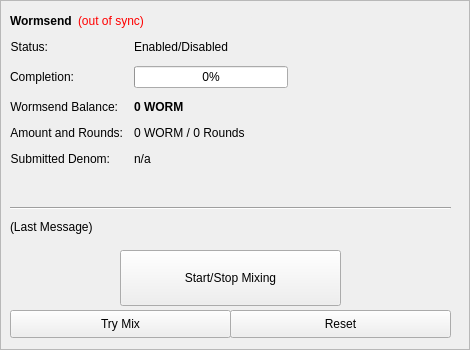
        <widget class="QFrame" name="frameDarksend">
         <property name="minimumSize">
          <size>
           <width>0</width>
           <height>350</height>
          </size>
         </property>
         <property name="layoutDirection">
          <enum>Qt::LeftToRight</enum>
         </property>
         <property name="frameShape">
          <enum>QFrame::StyledPanel</enum>
         </property>
         <property name="frameShadow">
          <enum>QFrame::Raised</enum>
         </property>
         <widget class="QWidget" name="formLayoutWidget">
          <property name="geometry">
           <rect>
            <x>10</x>
            <y>40</y>
            <width>451</width>
            <height>161</height>
           </rect>
          </property>
          <layout class="QFormLayout" name="formLayout">
           <property name="fieldGrowthPolicy">
            <enum>QFormLayout::AllNonFixedFieldsGrow</enum>
           </property>
           <property name="horizontalSpacing">
            <number>11</number>
           </property>
           <property name="verticalSpacing">
            <number>12</number>
           </property>
           <item row="0" column="0">
            <widget class="QLabel" name="darksendEnabledText">
             <property name="text">
              <string>Status:</string>
             </property>
             <property name="alignment">
              <set>Qt::AlignRight|Qt::AlignTrailing|Qt::AlignVCenter</set>
             </property>
            </widget>
           </item>
           <item row="0" column="1">
            <widget class="QLabel" name="darksendEnabled">
             <property name="text">
              <string>Enabled/Disabled</string>
             </property>
            </widget>
           </item>
           <item row="1" column="0">
            <widget class="QLabel" name="labelCompletitionText">
             <property name="text">
              <string>Completion:</string>
             </property>
             <property name="alignment">
              <set>Qt::AlignRight|Qt::AlignTrailing|Qt::AlignVCenter</set>
             </property>
            </widget>
           </item>
           <item row="1" column="1">
            <widget class="QProgressBar" name="darksendProgress">
             <property name="maximumSize">
              <size>
               <width>154</width>
               <height>16777215</height>
              </size>
             </property>
             <property name="value">
              <number>0</number>
             </property>
            </widget>
           </item>
           <item row="2" column="0">
            <widget class="QLabel" name="labelAnonymizedText">
             <property name="text">
              <string>Wormsend Balance:</string>
             </property>
             <property name="alignment">
              <set>Qt::AlignRight|Qt::AlignTrailing|Qt::AlignVCenter</set>
             </property>
            </widget>
           </item>
           <item row="2" column="1">
            <widget class="QLabel" name="labelAnonymized">
             <property name="font">
              <font>
               <weight>75</weight>
               <bold>true</bold>
              </font>
             </property>
             <property name="text">
              <string notr="true">0 WORM</string>
             </property>
            </widget>
           </item>
           <item row="3" column="0">
            <widget class="QLabel" name="labelAmountRoundsText">
             <property name="text">
              <string>Amount and Rounds:</string>
             </property>
             <property name="alignment">
              <set>Qt::AlignRight|Qt::AlignTrailing|Qt::AlignVCenter</set>
             </property>
            </widget>
           </item>
           <item row="3" column="1">
            <widget class="QLabel" name="labelAmountRounds">
             <property name="text">
              <string>0 WORM / 0 Rounds</string>
             </property>
            </widget>
           </item>
           <item row="4" column="0">
            <widget class="QLabel" name="labelSubmittedDenomText">
             <property name="text">
              <string>Submitted Denom:</string>
             </property>
             <property name="alignment">
              <set>Qt::AlignRight|Qt::AlignTrailing|Qt::AlignVCenter</set>
             </property>
            </widget>
           </item>
           <item row="4" column="1">
            <widget class="QLabel" name="labelSubmittedDenom">
             <property name="toolTip">
              <string>The denominations you submitted to the Masternode.&lt;br&gt;To mix, other users must submit the exact same denominations.</string>
             </property>
             <property name="text">
              <string>n/a</string>
             </property>
            </widget>
           </item>
          </layout>
         </widget>
         <widget class="QPushButton" name="runAutoDenom">
          <property name="geometry">
           <rect>
            <x>251</x>
            <y>17</y>
            <width>1</width>
            <height>1</height>
           </rect>
          </property>
          <property name="palette">
           <palette>
            <active>
             <colorrole role="WindowText">
              <brush brushstyle="SolidPattern">
               <color alpha="255">
                <red>0</red>
                <green>0</green>
                <blue>0</blue>
               </color>
              </brush>
             </colorrole>
             <colorrole role="Button">
              <brush brushstyle="SolidPattern">
               <color alpha="255">
                <red>239</red>
                <green>238</green>
                <blue>238</blue>
               </color>
              </brush>
             </colorrole>
             <colorrole role="Light">
              <brush brushstyle="SolidPattern">
               <color alpha="255">
                <red>255</red>
                <green>255</green>
                <blue>255</blue>
               </color>
              </brush>
             </colorrole>
             <colorrole role="Midlight">
              <brush brushstyle="SolidPattern">
               <color alpha="255">
                <red>247</red>
                <green>246</green>
                <blue>246</blue>
               </color>
              </brush>
             </colorrole>
             <colorrole role="Dark">
              <brush brushstyle="SolidPattern">
               <color alpha="255">
                <red>119</red>
                <green>119</green>
                <blue>119</blue>
               </color>
              </brush>
             </colorrole>
             <colorrole role="Mid">
              <brush brushstyle="SolidPattern">
               <color alpha="255">
                <red>159</red>
                <green>159</green>
                <blue>159</blue>
               </color>
              </brush>
             </colorrole>
             <colorrole role="Text">
              <brush brushstyle="SolidPattern">
               <color alpha="255">
                <red>0</red>
                <green>0</green>
                <blue>0</blue>
               </color>
              </brush>
             </colorrole>
             <colorrole role="BrightText">
              <brush brushstyle="SolidPattern">
               <color alpha="255">
                <red>255</red>
                <green>255</green>
                <blue>255</blue>
               </color>
              </brush>
             </colorrole>
             <colorrole role="ButtonText">
              <brush brushstyle="SolidPattern">
               <color alpha="255">
                <red>0</red>
                <green>0</green>
                <blue>0</blue>
               </color>
              </brush>
             </colorrole>
             <colorrole role="Base">
              <brush brushstyle="SolidPattern">
               <color alpha="255">
                <red>255</red>
                <green>255</green>
                <blue>255</blue>
               </color>
              </brush>
             </colorrole>
             <colorrole role="Window">
              <brush brushstyle="SolidPattern">
               <color alpha="255">
                <red>239</red>
                <green>238</green>
                <blue>238</blue>
               </color>
              </brush>
             </colorrole>
             <colorrole role="Shadow">
              <brush brushstyle="SolidPattern">
               <color alpha="255">
                <red>0</red>
                <green>0</green>
                <blue>0</blue>
               </color>
              </brush>
             </colorrole>
             <colorrole role="AlternateBase">
              <brush brushstyle="SolidPattern">
               <color alpha="255">
                <red>247</red>
                <green>246</green>
                <blue>246</blue>
               </color>
              </brush>
             </colorrole>
             <colorrole role="ToolTipBase">
              <brush brushstyle="SolidPattern">
               <color alpha="255">
                <red>255</red>
                <green>255</green>
                <blue>220</blue>
               </color>
              </brush>
             </colorrole>
             <colorrole role="ToolTipText">
              <brush brushstyle="SolidPattern">
               <color alpha="255">
                <red>0</red>
                <green>0</green>
                <blue>0</blue>
               </color>
              </brush>
             </colorrole>
            </active>
            <inactive>
             <colorrole role="WindowText">
              <brush brushstyle="SolidPattern">
               <color alpha="255">
                <red>0</red>
                <green>0</green>
                <blue>0</blue>
               </color>
              </brush>
             </colorrole>
             <colorrole role="Button">
              <brush brushstyle="SolidPattern">
               <color alpha="255">
                <red>239</red>
                <green>238</green>
                <blue>238</blue>
               </color>
              </brush>
             </colorrole>
             <colorrole role="Light">
              <brush brushstyle="SolidPattern">
               <color alpha="255">
                <red>255</red>
                <green>255</green>
                <blue>255</blue>
               </color>
              </brush>
             </colorrole>
             <colorrole role="Midlight">
              <brush brushstyle="SolidPattern">
               <color alpha="255">
                <red>247</red>
                <green>246</green>
                <blue>246</blue>
               </color>
              </brush>
             </colorrole>
             <colorrole role="Dark">
              <brush brushstyle="SolidPattern">
               <color alpha="255">
                <red>119</red>
                <green>119</green>
                <blue>119</blue>
               </color>
              </brush>
             </colorrole>
             <colorrole role="Mid">
              <brush brushstyle="SolidPattern">
               <color alpha="255">
                <red>159</red>
                <green>159</green>
                <blue>159</blue>
               </color>
              </brush>
             </colorrole>
             <colorrole role="Text">
              <brush brushstyle="SolidPattern">
               <color alpha="255">
                <red>0</red>
                <green>0</green>
                <blue>0</blue>
               </color>
              </brush>
             </colorrole>
             <colorrole role="BrightText">
              <brush brushstyle="SolidPattern">
               <color alpha="255">
                <red>255</red>
                <green>255</green>
                <blue>255</blue>
               </color>
              </brush>
             </colorrole>
             <colorrole role="ButtonText">
              <brush brushstyle="SolidPattern">
               <color alpha="255">
                <red>0</red>
                <green>0</green>
                <blue>0</blue>
               </color>
              </brush>
             </colorrole>
             <colorrole role="Base">
              <brush brushstyle="SolidPattern">
               <color alpha="255">
                <red>255</red>
                <green>255</green>
                <blue>255</blue>
               </color>
              </brush>
             </colorrole>
             <colorrole role="Window">
              <brush brushstyle="SolidPattern">
               <color alpha="255">
                <red>239</red>
                <green>238</green>
                <blue>238</blue>
               </color>
              </brush>
             </colorrole>
             <colorrole role="Shadow">
              <brush brushstyle="SolidPattern">
               <color alpha="255">
                <red>0</red>
                <green>0</green>
                <blue>0</blue>
               </color>
              </brush>
             </colorrole>
             <colorrole role="AlternateBase">
              <brush brushstyle="SolidPattern">
               <color alpha="255">
                <red>247</red>
                <green>246</green>
                <blue>246</blue>
               </color>
              </brush>
             </colorrole>
             <colorrole role="ToolTipBase">
              <brush brushstyle="SolidPattern">
               <color alpha="255">
                <red>255</red>
                <green>255</green>
                <blue>220</blue>
               </color>
              </brush>
             </colorrole>
             <colorrole role="ToolTipText">
              <brush brushstyle="SolidPattern">
               <color alpha="255">
                <red>0</red>
                <green>0</green>
                <blue>0</blue>
               </color>
              </brush>
             </colorrole>
            </inactive>
            <disabled>
             <colorrole role="WindowText">
              <brush brushstyle="SolidPattern">
               <color alpha="255">
                <red>119</red>
                <green>119</green>
                <blue>119</blue>
               </color>
              </brush>
             </colorrole>
             <colorrole role="Button">
              <brush brushstyle="SolidPattern">
               <color alpha="255">
                <red>239</red>
                <green>238</green>
                <blue>238</blue>
               </color>
              </brush>
             </colorrole>
             <colorrole role="Light">
              <brush brushstyle="SolidPattern">
               <color alpha="255">
                <red>255</red>
                <green>255</green>
                <blue>255</blue>
               </color>
              </brush>
             </colorrole>
             <colorrole role="Midlight">
              <brush brushstyle="SolidPattern">
               <color alpha="255">
                <red>247</red>
                <green>246</green>
                <blue>246</blue>
               </color>
              </brush>
             </colorrole>
             <colorrole role="Dark">
              <brush brushstyle="SolidPattern">
               <color alpha="255">
                <red>119</red>
                <green>119</green>
                <blue>119</blue>
               </color>
              </brush>
             </colorrole>
             <colorrole role="Mid">
              <brush brushstyle="SolidPattern">
               <color alpha="255">
                <red>159</red>
                <green>159</green>
                <blue>159</blue>
               </color>
              </brush>
             </colorrole>
             <colorrole role="Text">
              <brush brushstyle="SolidPattern">
               <color alpha="255">
                <red>119</red>
                <green>119</green>
                <blue>119</blue>
               </color>
              </brush>
             </colorrole>
             <colorrole role="BrightText">
              <brush brushstyle="SolidPattern">
               <color alpha="255">
                <red>255</red>
                <green>255</green>
                <blue>255</blue>
               </color>
              </brush>
             </colorrole>
             <colorrole role="ButtonText">
              <brush brushstyle="SolidPattern">
               <color alpha="255">
                <red>119</red>
                <green>119</green>
                <blue>119</blue>
               </color>
              </brush>
             </colorrole>
             <colorrole role="Base">
              <brush brushstyle="SolidPattern">
               <color alpha="255">
                <red>239</red>
                <green>238</green>
                <blue>238</blue>
               </color>
              </brush>
             </colorrole>
             <colorrole role="Window">
              <brush brushstyle="SolidPattern">
               <color alpha="255">
                <red>239</red>
                <green>238</green>
                <blue>238</blue>
               </color>
              </brush>
             </colorrole>
             <colorrole role="Shadow">
              <brush brushstyle="SolidPattern">
               <color alpha="255">
                <red>0</red>
                <green>0</green>
                <blue>0</blue>
               </color>
              </brush>
             </colorrole>
             <colorrole role="AlternateBase">
              <brush brushstyle="SolidPattern">
               <color alpha="255">
                <red>239</red>
                <green>238</green>
                <blue>238</blue>
               </color>
              </brush>
             </colorrole>
             <colorrole role="ToolTipBase">
              <brush brushstyle="SolidPattern">
               <color alpha="255">
                <red>255</red>
                <green>255</green>
                <blue>220</blue>
               </color>
              </brush>
             </colorrole>
             <colorrole role="ToolTipText">
              <brush brushstyle="SolidPattern">
               <color alpha="255">
                <red>0</red>
                <green>0</green>
                <blue>0</blue>
               </color>
              </brush>
             </colorrole>
            </disabled>
           </palette>
          </property>
          <property name="focusPolicy">
           <enum>Qt::NoFocus</enum>
          </property>
          <property name="autoFillBackground">
           <bool>true</bool>
          </property>
          <property name="text">
           <string/>
          </property>
          <property name="flat">
           <bool>true</bool>
          </property>
         </widget>
         <widget class="QPushButton" name="toggleDarksend">
          <property name="geometry">
           <rect>
            <x>120</x>
            <y>250</y>
            <width>221</width>
            <height>56</height>
           </rect>
          </property>
          <property name="sizePolicy">
           <sizepolicy hsizetype="MinimumExpanding" vsizetype="Fixed">
            <horstretch>0</horstretch>
            <verstretch>0</verstretch>
           </sizepolicy>
          </property>
          <property name="text">
           <string>Start/Stop Mixing</string>
          </property>
         </widget>
         <widget class="Line" name="lineLastMessage">
          <property name="geometry">
           <rect>
            <x>10</x>
            <y>200</y>
            <width>441</width>
            <height>16</height>
           </rect>
          </property>
          <property name="orientation">
           <enum>Qt::Horizontal</enum>
          </property>
         </widget>
         <widget class="QLabel" name="darkSendStatus">
          <property name="geometry">
           <rect>
            <x>10</x>
            <y>220</y>
            <width>451</width>
            <height>61</height>
           </rect>
          </property>
          <property name="minimumSize">
           <size>
            <width>288</width>
            <height>43</height>
           </size>
          </property>
          <property name="text">
           <string>(Last Message)</string>
          </property>
          <property name="alignment">
           <set>Qt::AlignLeading|Qt::AlignLeft|Qt::AlignTop</set>
          </property>
          <property name="wordWrap">
           <bool>true</bool>
          </property>
         </widget>
         <widget class="QPushButton" name="darksendAuto">
          <property name="geometry">
           <rect>
            <x>10</x>
            <y>310</y>
            <width>221</width>
            <height>28</height>
           </rect>
          </property>
          <property name="sizePolicy">
           <sizepolicy hsizetype="MinimumExpanding" vsizetype="Fixed">
            <horstretch>0</horstretch>
            <verstretch>0</verstretch>
           </sizepolicy>
          </property>
          <property name="toolTip">
           <string>Try to manually submit a Wormsend request.</string>
          </property>
          <property name="text">
           <string>Try Mix</string>
          </property>
         </widget>
         <widget class="QPushButton" name="darksendReset">
          <property name="geometry">
           <rect>
            <x>230</x>
            <y>310</y>
            <width>221</width>
            <height>28</height>
           </rect>
          </property>
          <property name="sizePolicy">
           <sizepolicy hsizetype="MinimumExpanding" vsizetype="Fixed">
            <horstretch>0</horstretch>
            <verstretch>0</verstretch>
           </sizepolicy>
          </property>
          <property name="toolTip">
           <string>Reset the current status of Wormsend (can interrupt Wormsend if it's in the process of Mixing, which can cost you money!)</string>
          </property>
          <property name="autoFillBackground">
           <bool>false</bool>
          </property>
          <property name="text">
           <string>Reset</string>
          </property>
         </widget>
         <widget class="QWidget" name="layoutWidget">
          <property name="geometry">
           <rect>
            <x>10</x>
            <y>10</y>
            <width>431</width>
            <height>22</height>
           </rect>
          </property>
          <layout class="QHBoxLayout" name="horizontalLayout_5">
           <item>
            <widget class="QLabel" name="label_2">
             <property name="font">
              <font>
               <weight>75</weight>
               <bold>true</bold>
              </font>
             </property>
             <property name="text">
              <string>Wormsend</string>
             </property>
            </widget>
           </item>
           <item>
            <widget class="QLabel" name="labelDarksendSyncStatus">
             <property name="toolTip">
              <string>The displayed information may be out of date. Your wallet automatically synchronizes with the WORM network after a connection is established, but this process has not completed yet.</string>
             </property>
             <property name="styleSheet">
              <string notr="true">QLabel { color: red; }</string>
             </property>
             <property name="text">
              <string notr="true">(out of sync)</string>
             </property>
             <property name="alignment">
              <set>Qt::AlignLeading|Qt::AlignLeft|Qt::AlignVCenter</set>
             </property>
            </widget>
           </item>
           <item>
            <spacer name="horizontalSpacer_4">
             <property name="orientation">
              <enum>Qt::Horizontal</enum>
             </property>
             <property name="sizeHint" stdset="0">
              <size>
               <width>40</width>
               <height>20</height>
              </size>
             </property>
            </spacer>
           </item>
          </layout>
         </widget>
        </widget>
